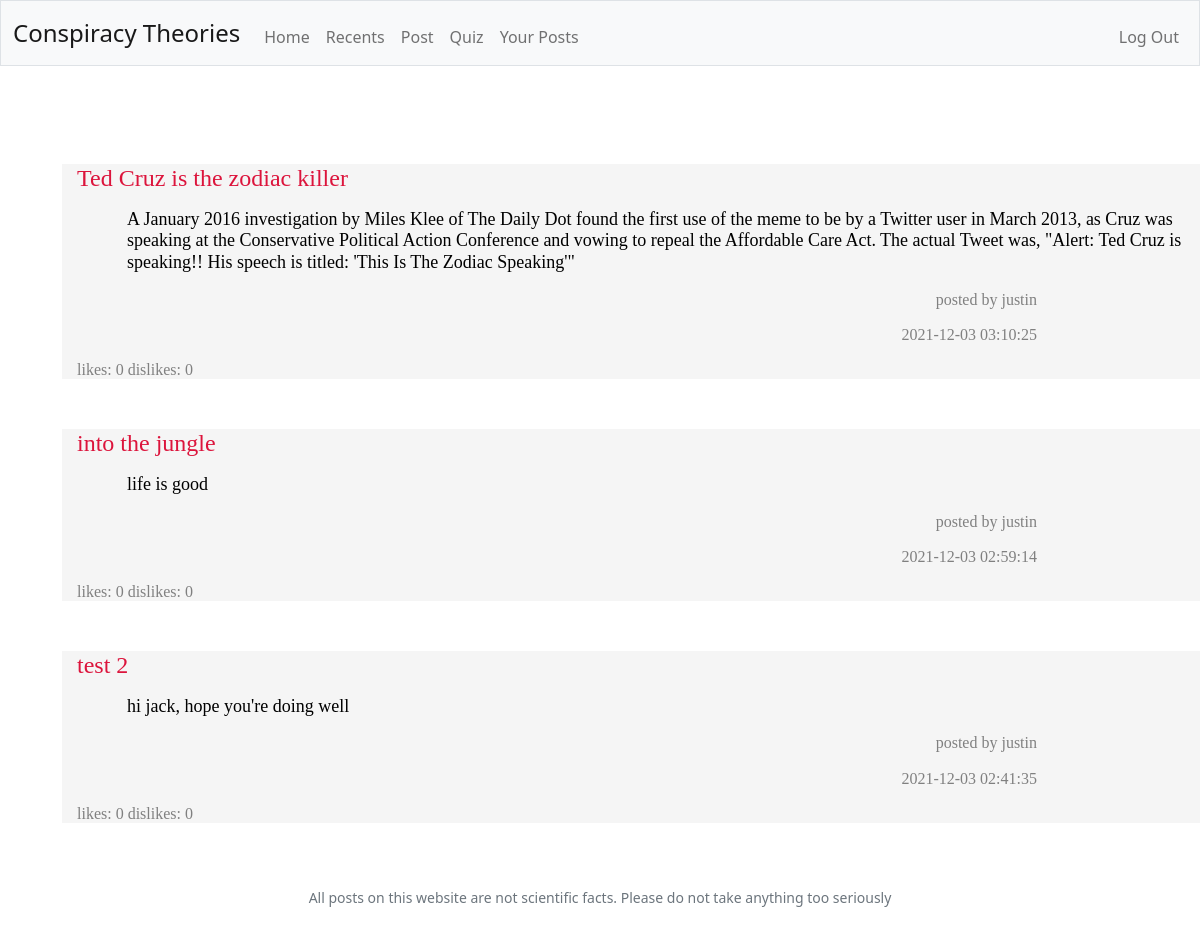
The app's page /your-posts (signed in), older data.
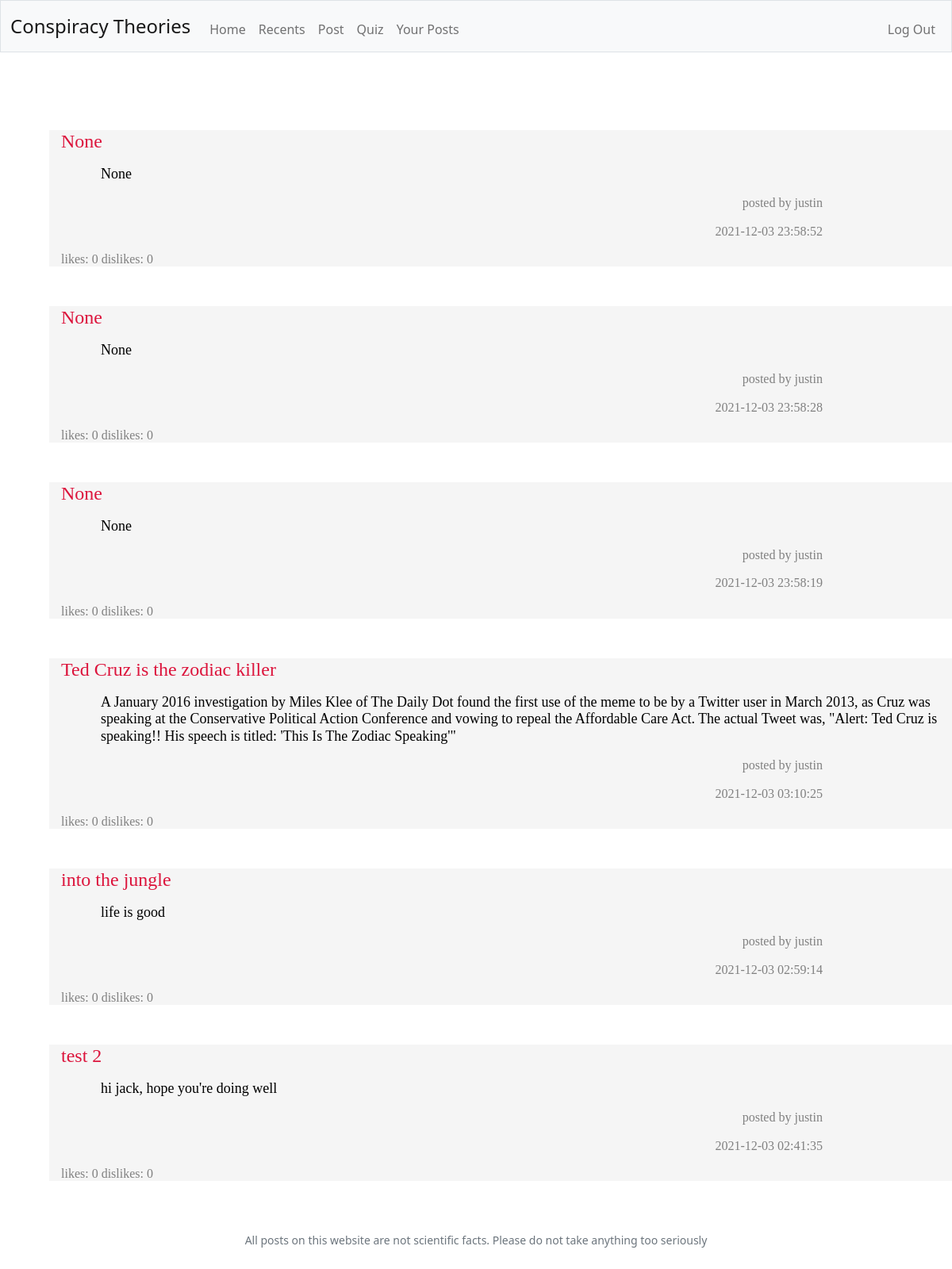
The same page, newer data.
### tables this page shows
CREATE TABLE 'theories' ('name' TEXT, 'user' TEXT, 'content' TEXT, 'upvotes' INTEGER DEFAULT 0 , 'downvotes' INTEGER DEFAULT 0 , date TEXT, id INTEGER);

### app.py (the view)
@app.route("/your-posts")
@login_required
def history():
    pastTheories = db.execute("SELECT * FROM theories WHERE id = ? ORDER BY date DESC", session["user_id"])
    return render_template("history.html", pastTheories=pastTheories)

### app.py (called while the page is built)
@app.after_request
def after_request(response):
    response.headers["Cache-Control"] = "no-cache, no-store, must-revalidate"
    response.headers["Expires"] = 0
    response.headers["Pragma"] = "no-cache"
    return response

### helpers.py (called while the page is built)
def login_required(f):
    @wraps(f)
    def decorated_function(*args, **kwargs):
        if session.get("user_id") is None:
            return redirect("/login")
        return f(*args, **kwargs)
    return decorated_function

### templates/history.html (shortened to what this page needs)
<!DOCTYPE html>
<html lang="en">
    <head>
        <link href="https://cdn.jsdelivr.net/npm/bootstrap@5.1.3/dist/css/bootstrap.min.css" rel="stylesheet">
        <link href="/static/styles.css" rel="stylesheet">
    </head>
    <body>
        <nav class="bg-light border navbar navbar-expand-md navbar-light">
            <div class="container-fluid">
                <a class="navbar-brand" href="/">Conspiracy Theories</a>
                <div class="collapse navbar-collapse" id="navbar">
                    {% if session["user_id"] %}
                        <ul class="navbar-nav me-auto mt-2">
                            <li class="nav-item"><a class="nav-link" href="/">Home</a></li>
                            <li class="nav-item"><a class="nav-link" href="/recents">Recents</a></li>
                            <li class="nav-item"><a class="nav-link" href="/post">Post</a></li>
                            <li class="nav-item"><a class="nav-link" href="/quiz">Quiz</a></li>
                            <li class="nav-item"><a class="nav-link" href="/your-posts">Your Posts</a></li>
                        </ul>
                        <ul class="navbar-nav ms-auto mt-2">
                            <li class="nav-item"><a class="nav-link" href="/logout">Log Out</a></li>
                        </ul>
                    {% else %}
                        <ul class="navbar-nav ms-auto mt-2">
                            <li class="nav-item"><a class="nav-link" href="/register">Register</a></li>
                            <li class="nav-item"><a class="nav-link" href="/login">Log In</a></li>
                        </ul>
                    {% endif %}
                </div>
            </div>
        </nav>
        <main class="container-fluid py-5 text-center">
            {% block main %}
                {% for post in pastTheories %}
                <div class="container grey">
                    <h1 class="leftAlign crimson">{{ post.name }}</p>
                    <p class="paragraph black">{{ post.content }}</p>
                    <p class="author darkgrey">posted by {{ post.user }}</p>
                    <p class="author darkgrey">{{ post.date }}</p>
                    <p class="votes darkgrey">likes: {{ post.upvotes }} dislikes: {{ post.downvotes }}</p>
                </div>
                {% endfor %}
            {% endblock %}
        </main>
        <footer class="mb-5 small text-center text-muted">
            All posts on this website are not scientific facts. Please do not take anything too seriously
        </footer>
    </body>
</html>

### static/styles.css (style rules this page uses)
nav .navbar-brand { font-size: x-large; }
.container { margin-left: 50px; margin-right: 50px; padding-left: 15px; padding-right: 15px; font-family: "Comic Sans MS", "Comic Sans", cursive; }
.author { text-align: right; font-size: medium; font-family: "Comic Sans MS", "Comic Sans", cursive; margin-right: 150px; }
.crimson { color: #DC143C; }
.paragraph { text-align: left; font-size: large; font-family: "Comic Sans MS", "Comic Sans", cursive; margin-left: 50px; }
.leftAlign { text-align: left; font-size: x-large; margin-top: 50px; font-family: "Comic Sans MS", "Comic Sans", cursive; }
.grey { background-color: #F5F5F5; }
.black { color:#000000 }
.darkgrey { color:#808080 }
.votes { font-size: medium; }

Row changes from the older to the newer data that the page shows:
added theories: name "None", content "None", user "justin", date "2021-12-03 23:58:52", upvotes "0", downvotes "0"
added theories: name "None", content "None", user "justin", date "2021-12-03 23:58:28", upvotes "0", downvotes "0"
added theories: name "None", content "None", user "justin", date "2021-12-03 23:58:19", upvotes "0", downvotes "0"
